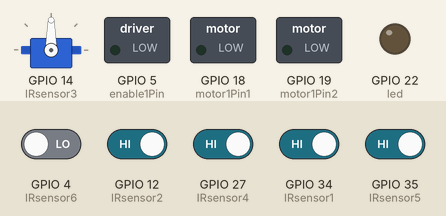
This sketch was run on a simulated ESP32. Shown: servo, switched loads named in the sketch (green lamp = pin HIGH), output pins drawn as LEDs (lit = HIGH). Inputs (shaded band) come from the test bench; at power-on: GPIO 12 (IRsensor2), GPIO 27 (IRsensor4), GPIO 34 (IRsensor1), GPIO 35 (IRsensor5) HIGH, GPIO 4 (IRsensor6) LOW. WiFi joins after 1.5 s; servers stay silent unless stated; the Firebase database answers and starts empty; what the sketch prints to the serial monitor is not drawn.

Above: at 1.6 s.
At 2.5 s:
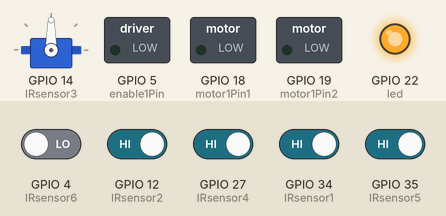
Timing chart, 0 to 4.0 s (numbered marks = the images above):
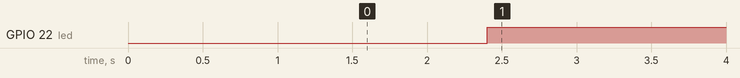

The sketch:

FYP-RPS-ESP32-IDE-CODE.ino
```cpp
#include <FirebaseESP32.h>
#include  <WiFi.h>
#include <Servo_ESP32.h>
#include "Arduino.h"
#include "analogWrite.h"
#define WIFI_SSID "ziad-TIME2.4Ghz" // Change the name of your WIFI
#define WIFI_PASSWORD "2zea200299" // Change the password of your WIFI
#define FIREBASE_Authorization_key "szdF8ZE1CDqmBJ5f156uKoAME5hnwrIgQXoMiTpy"
#define FIREBASE_HOST "rps-pallet-conditions-default-rtdb.firebaseio.com"

WiFiClient  client;
FirebaseData firebaseData;
FirebaseData CicularDisc;
FirebaseData DCGearMotor;
FirebaseJson json;

//Declaration oF the (5) IR Sensors (Slots-Status):
int IRsensor1 = 34;
int IRsensor2 = 12;
int IRsensor3 = 14;
int IRsensor4 = 27;
int IRsensor5 = 35;
int IRsensor6 = 4;  // safety Sensor


//Declaration oF the (5) Micro Servo Motors (Cicular-Disc 180 Rotation):
Servo_ESP32 servo2;
Servo_ESP32 servo3;
Servo_ESP32 servo4;
Servo_ESP32 servo5;

static const int servoPin = 14;
Servo_ESP32 servo1;

//int servoPin1 = ;
//int servoPin2 = ;
//int servoPin3 = ;
//int servoPin4 = ;
//int servoPin5 = ;

//Declaration oF the Mian DC Gear Motor:
int motor1Pin1 = 18;
int motor1Pin2 = 19;
int enable1Pin = 5;

int led = 22;

void setup() {
  // put your setup code here, to run once:
  Serial.begin(9600);
  WiFi.begin (WIFI_SSID, WIFI_PASSWORD);
  Serial.print("Connecting...");
  while (WiFi.status() != WL_CONNECTED)
  {
    Serial.print(".");
    delay(300);
  }
  Serial.println();
  Serial.print("IP Address: ");
  Serial.println(WiFi.localIP());
  Serial.println();
  Firebase.begin(FIREBASE_HOST, FIREBASE_Authorization_key);
  Firebase.reconnectWiFi(true);

  pinMode(IRsensor1, INPUT);
  pinMode(IRsensor2, INPUT);
  pinMode(IRsensor3, INPUT);
  pinMode(IRsensor4, INPUT);
  pinMode(IRsensor5, INPUT);
  pinMode(IRsensor6, INPUT);
  pinMode(led, OUTPUT);


  servo1.attach(servoPin);

  //  pinMode(servoPin2,OUTPUT);
  //  pinMode(servoPin3,OUTPUT);
  //  pinMode(servoPin4,OUTPUT);
  //  pinMode(servoPin5,OUTPUT);
  //  servo1.attach(servoPin1);
  //  servo2.attach(servoPin2);
  //  servo3.attach(servoPin3);
  //  servo4.attach(servoPin4);
  //  servo5.attach(servoPin5);


  // sets the motor pins as outputs:
  pinMode(motor1Pin1, OUTPUT);
  pinMode(motor1Pin2, OUTPUT);
  pinMode(enable1Pin, OUTPUT);


}

void loop() {
  // put your main code here, to run repeatedly:
  int slot1_status = digitalRead (IRsensor1);
  int slot2_status = digitalRead (IRsensor2);
  int slot3_status = digitalRead (IRsensor3);
  int slot4_status = digitalRead (IRsensor4);
  int slot5_status = digitalRead (IRsensor5);
  int slot6_status = digitalRead (IRsensor6);

  // Code For Set Data Into the Firebase from the (5) IR Sensors (Slot-Status):
  Firebase.setFloat(firebaseData, "/Slot_Status/slot-1", slot1_status);
  Firebase.setFloat(firebaseData, "/Slot_Status/slot-2", slot2_status);
  Firebase.setFloat(firebaseData, "/Slot_Status/slot-3", slot3_status);
  Firebase.setFloat(firebaseData, "/Slot_Status/slot-4", slot4_status);
  Firebase.setFloat(firebaseData, "/Slot_Status/slot-5", slot5_status);

  // Code For Read Data From Firebase for the DC-Gear-Motor:

  int Rspeed = 120;
  if (Firebase.getString(DCGearMotor, "/Slot_Status/DCMotor"))
  {
    String GearMotor = DCGearMotor.stringData();

    if (slot6_status == 1)
    {
        digitalWrite(led, LOW);

        if (GearMotor.substring(1, 2) == "1")
        {

          analogWrite(enable1Pin, Rspeed);
          digitalWrite(motor1Pin1, LOW); // control the motor's direction in clockwise
          digitalWrite(motor1Pin2, HIGH);  // control the motor's direction in clockwise
          delay (4000);                   // keep rotating for 4 Second.
          digitalWrite(motor1Pin1, LOW); // DC Motor Stop
          digitalWrite(motor1Pin2, LOW);  // DC Motor Stop
          Firebase.setFloat(firebaseData, "/Slot_Status/DCMotor",0);

        }

        else if (GearMotor.substring(1, 2) == "2")
        {
          digitalWrite(motor1Pin1, LOW); // control the motor's direction in clockwise
          digitalWrite(motor1Pin2, HIGH);  // control the motor's direction in clockwise
          delay (4000*2);                   // keep rotating for 8 Second.
          digitalWrite(motor1Pin1, LOW); // DC Motor Stop
          digitalWrite(motor1Pin2, LOW);  // DC Motor Stop
          Firebase.setFloat(firebaseData, "/Slot_Status/DCMotor",0);
        }


        else if (GearMotor.substring(1, 2) == "3")
        {

          analogWrite(enable1Pin, Rspeed);
          digitalWrite(motor1Pin1, LOW); // control the motor's direction in clockwise
          digitalWrite(motor1Pin2, HIGH);  // control the motor's direction in clockwise
          delay (4000*3);                   // keep rotating for 12 Second.
          digitalWrite(motor1Pin1, LOW); // DC Motor Stop
          digitalWrite(motor1Pin2, LOW);  // DC Motor Stop
          Firebase.setFloat(firebaseData, "/Slot_Status/DCMotor",0);
        }


        else if  (GearMotor.substring(1, 2) == "4")
        {
          digitalWrite(led, LOW);
          analogWrite(enable1Pin, Rspeed);
          digitalWrite(motor1Pin1, LOW); // control the motor's direction in clockwise
          digitalWrite(motor1Pin2, HIGH);  // control the motor's direction in clockwise
          delay (4000*4);                   // keep rotating for 16 Second.
          digitalWrite(motor1Pin1, LOW); // DC Motor Stop
          digitalWrite(motor1Pin2, LOW);  // DC Motor Stop
          Firebase.setFloat(firebaseData, "/Slot_Status/DCMotor",0);
       }


        else
        {
          digitalWrite(motor1Pin1, LOW); // DC Motor Stop
          digitalWrite(motor1Pin2, LOW);  // DC Motor Stop
        }

    }

    else if (slot6_status == 0)
    {
      digitalWrite(led, HIGH);
      digitalWrite(motor1Pin1, LOW); // DC Motor Stop
      digitalWrite(motor1Pin2, LOW);  // DC Motor Stop
    }


  }


  // Code For Read Data From Firebase of the (5) Micro Servo Motors:

  if (Firebase.getString(CicularDisc, "/Slot_Status/Slot-Disc-1"))
  {
    String CicularDisc1 = CicularDisc.stringData();
    if (CicularDisc1.substring(1, 2) == "1")
    {
        servo1.write(180);

    }

    else if (CicularDisc1.substring(1, 2) == "0")
    {
          servo1.write(0);

    }

  }


}
```

Measured:
- by itself, GPIO 22 (led): LOW → HIGH at 2.4 s
